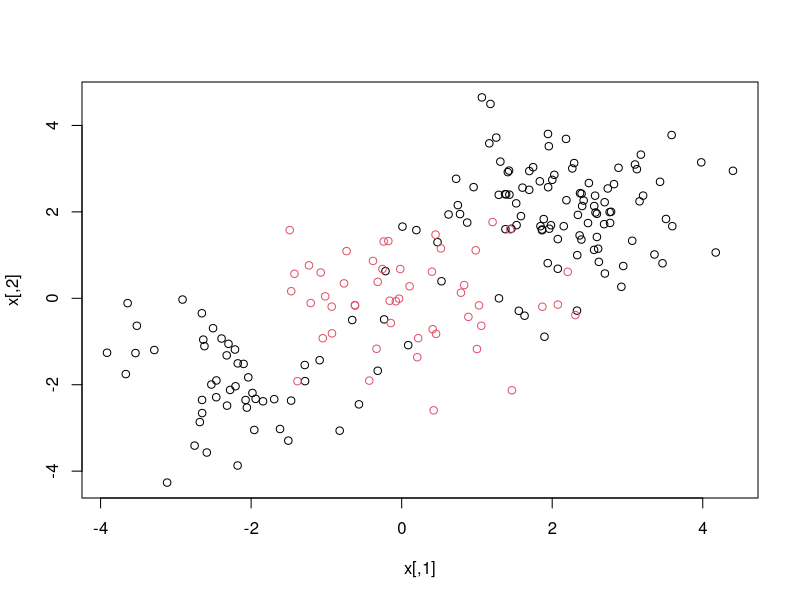
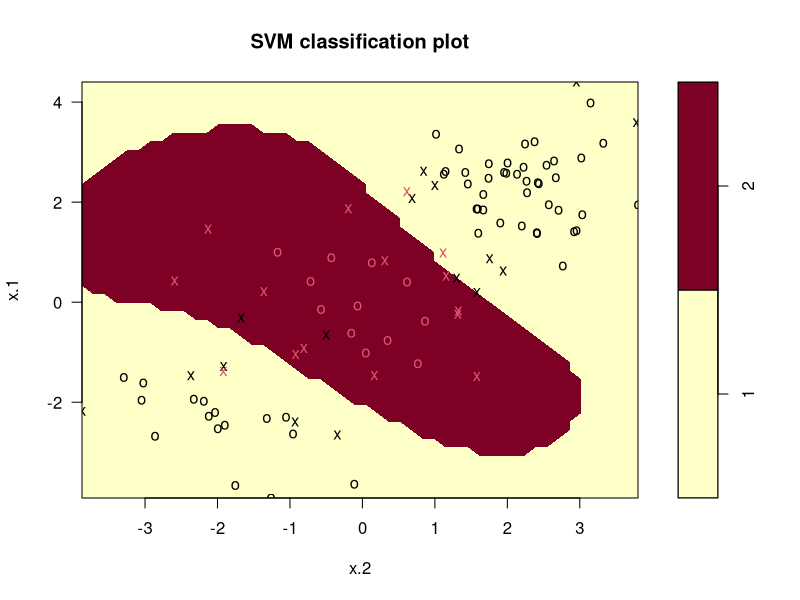
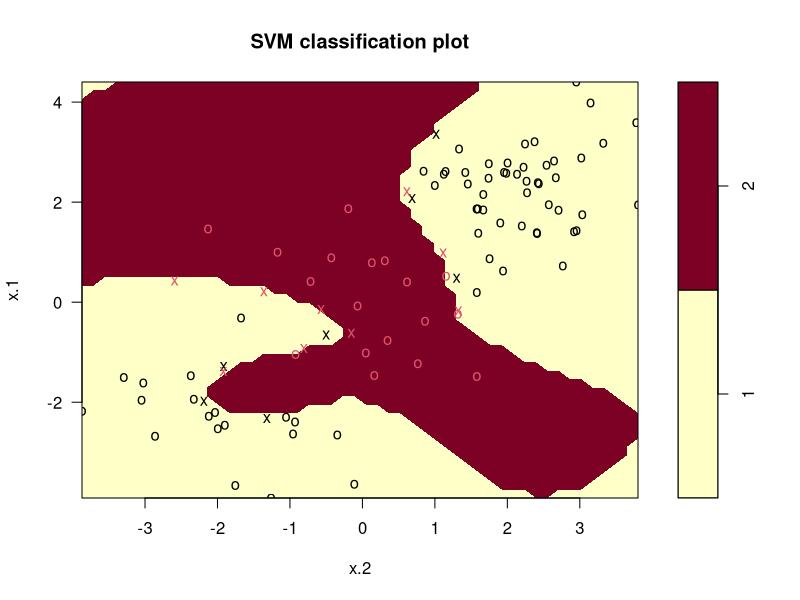
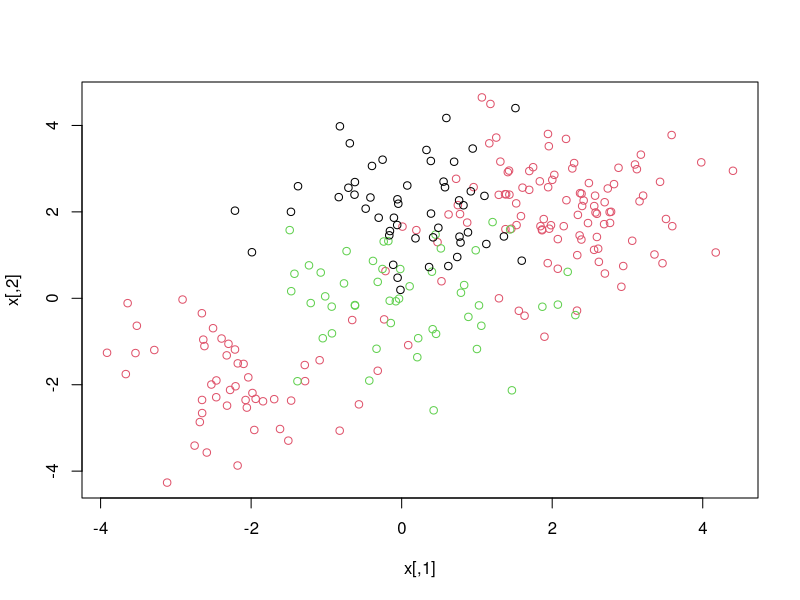
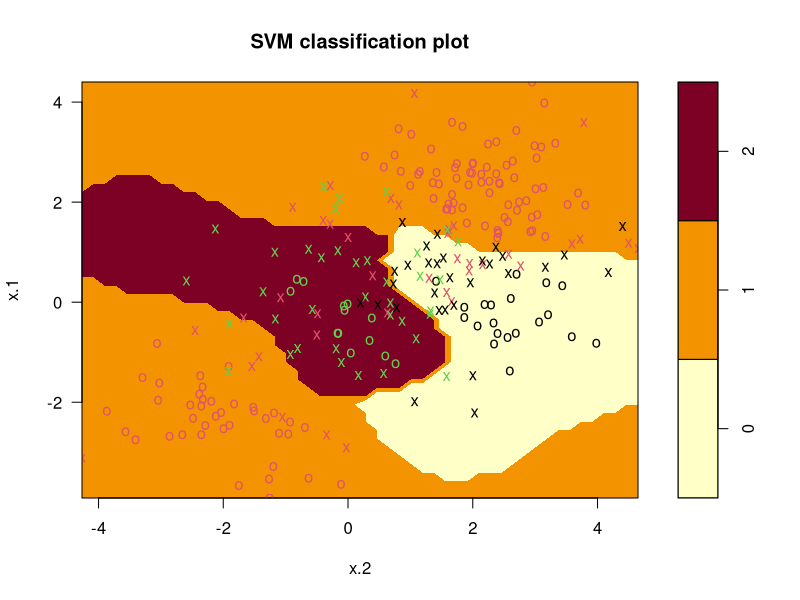
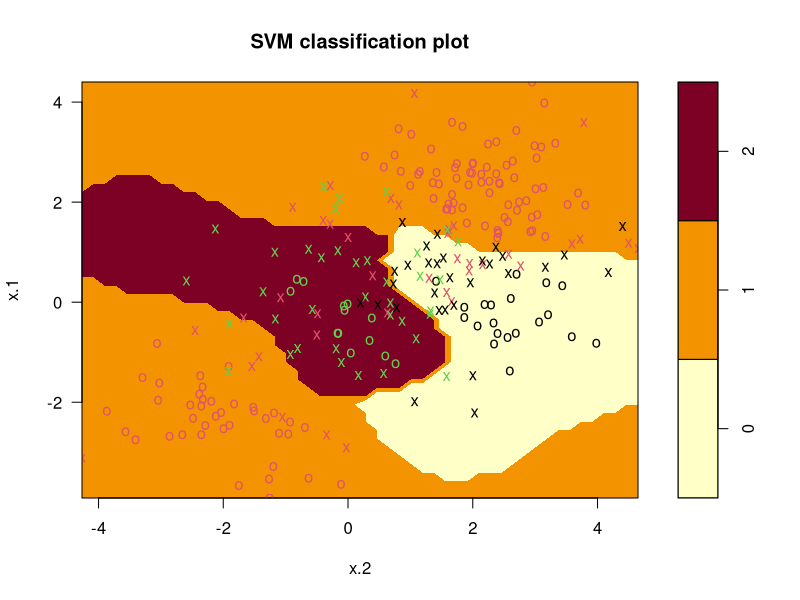
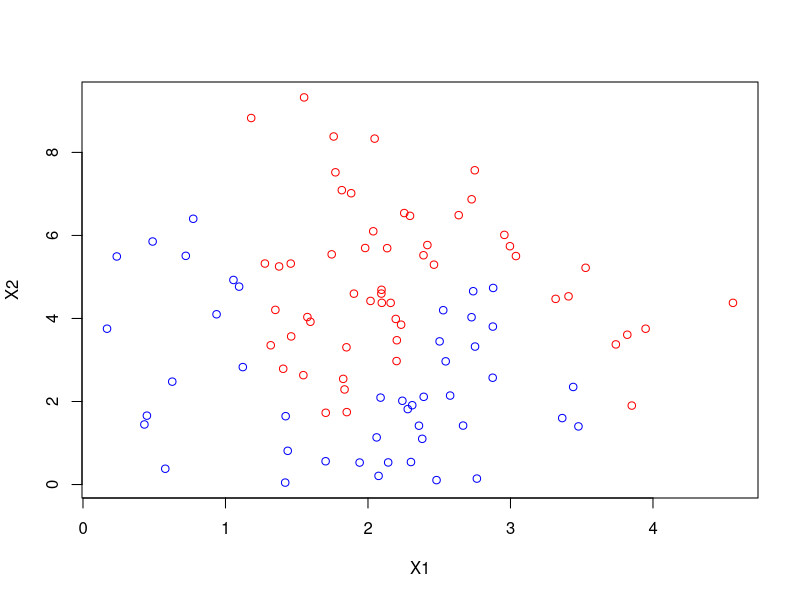
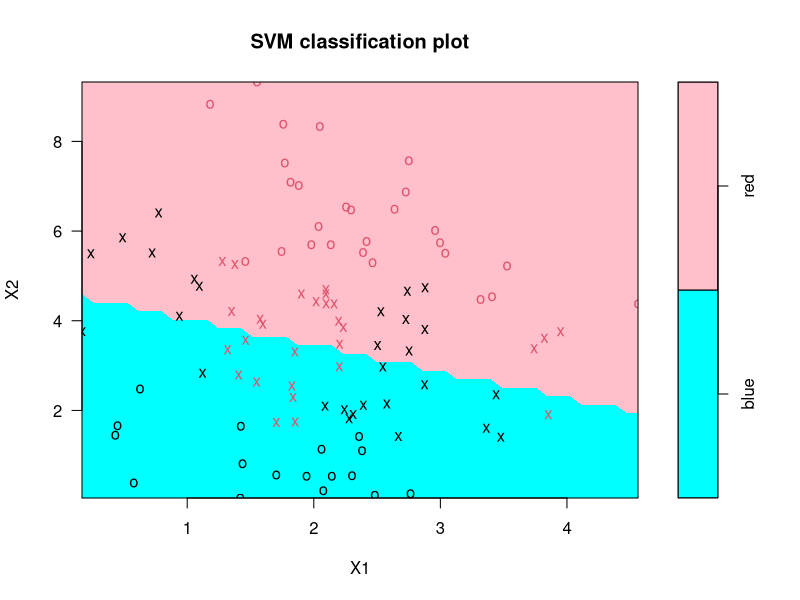

These charts were generated, in order, by the following R code: (Note: this script raises an error after producing the figures.)
## ---- chunk 1
rm(list=ls())
## ---- chunk 2
knitr::opts_chunk$set(echo = TRUE)
## ---- chunk 3
library(e1071)
## ---- chunk 4
set.seed (1)
x=matrix(rnorm (200*2) , ncol =2)
x[1:100,]=x[1:100,]+2
x[101:150,]= x[101:150,] -2
y=c(rep(1 ,150),rep(2 ,50))
dat=data.frame(x=x,y=as.factor (y))
## ---- chunk 5
plot(x, col=y)
## ---- chunk 6
train=sample (200 ,100)
svmfit=svm(y~., data=dat [train ,], kernel ="radial", gamma=1, cost=1)
## ---- chunk 7
plot(svmfit , dat[train ,])
## ---- chunk 8
summary(svmfit)
## ---- chunk 9
svmfit= svm(y~., data=dat [train ,], kernel ="radial",gamma =1,
cost=1e5)
plot(svmfit ,dat [train ,])
## ---- chunk 10
set.seed(1)

tune.out=tune(svm , y~., data=dat[train ,], kernel ="radial",
ranges =list(cost=c(0.1 ,1 ,10 ,100 ,1000),
gamma=c(0.5,1,2,3,4)))

summary (tune.out)
## ---- chunk 11
table(true=dat[-train ,"y"], pred=predict (tune.out$best.model ,
newdata =dat[-train ,]))
## ---- chunk 12
library(ROCR)
library(gplots)
## ---- chunk 13
rocplot = function(pred , truth , ...){
predob = prediction (pred , truth)
perf = performance (predob , "tpr ", "fpr ")
plot(perf ,...)}
## ---- chunk 14
svmfit.opt= svm(y~., data=dat[train ,], kernel ="radial", gamma =2, cost=1, decision.values=TRUE)

fitted= attributes(predict(svmfit.opt ,dat[train ,], decision.values=TRUE))$decision.values
## ---- chunk 15
par(mfrow = c(1,2))
# rocplot(fitted, dat[train, "y"], main = "Training Data")

## ---- chunk 16
svmfit.flex=svm (y~., data=dat[train ,], kernel ="radial",
gamma =50, cost=1, decision.values =T)

fitted=attributes(predict(svmfit.flex ,dat[train ,], decision.values =T))$decision.values

# rocplot (fitted ,dat [train ,"y"], add =T,col ="red ")
## ---- chunk 17
fitted=attributes(predict(svmfit.opt ,dat[-train ,], decision.values =T))$decision.values

# rocplot (fitted ,dat [-train ,"y"], main ="Test Data")

fitted =attributes(predict(svmfit.flex ,dat[-train ,], decision.values=T))$decision.values

# rocplot (fitted ,dat [-train ,"y"], add=T,col =" red ")
## ---- chunk 18
# rm(list=ls())
## ---- chunk 19
library(e1071)

set.seed(1)
x=rbind(x, matrix(rnorm (50*2) , ncol=2))
y=c(y, rep(0,50))
x[y==0,2]= x[y==0 ,2]+2
dat=data.frame(x=x, y=as.factor(y))
par(mfrow=c(1,1))
plot(x,col=(y+1))

svmfit=svm(y~., data=dat , kernel ="radial", cost=10, gamma =1)
plot(svmfit , dat)
## ---- chunk 20
svmfit=svm(y~., data=dat , kernel ="radial", cost=10, gamma =1)
plot(svmfit , dat)
## ---- chunk 21
set.seed(2020)
X <- data.frame(X1 = abs(rnorm(100, 2, 0.8)), X2 = abs(rnorm(100, 4, 2)))

# nonlinear decision boundary

class <-  ifelse(-9/2*(X[,1] - 3/2)*(X[,1] - 2)*(X[,1] - 3.5)+2 - X[2] > 0, 'blue', 'red')  # Yl-Yp > 0 => Point lies above the line

plot(X, xlab='X1', ylab='X2', col = class)

## ---- chunk 22
library(e1071)
svm.linear <- svm(class ~., data = data.frame(X, class = as.factor(class)), kernel = 'linear')
summary(svm.linear)

## ---- chunk 23

plot(svm.linear, data = data.frame(X, class = as.factor(class)), X2~X1, col=c('cyan','pink'))


## ---- chunk 24

svm.linear.pred <- predict(svm.linear, X, type='response')
table(class, svm.linear.pred)

## ---- chunk 25
set.seed(2020)
svm.linear.tune=tune(method = svm, class~., data = data.frame(X, class = as.factor(class)),
                     kernel = "linear", ranges=list(cost=c(0.001, 0.01, 0.1, 1,5,10,100)))
svm.linear.tune

## ---- chunk 26

svm.linear.tune$best.model

## ---- chunk 27

plot(svm.linear.tune$best.model, data = data.frame(X, class = as.factor(class)), X2~X1, col=c('cyan','pink'))

## ---- chunk 28

svm.linear.pred = predict(svm.linear.tune$best.model, X, type=response)
table(class, svm.linear.pred)

## ---- chunk 29

svm.poly <- svm(class ~., data = data.frame(X, class = as.factor(class)), kernel = 'polynomial')
summary(svm.poly) 

## ---- chunk 30

plot(svm.poly, data = data.frame(X, class = as.factor(class)), X2~X1, col=c('cyan','pink'))

## ---- chunk 31

svm.poly.pred <- predict(svm.poly, X, type='response')
table(class, svm.poly.pred)

## ---- chunk 32

set.seed(2020)
svm.poly.tune=tune(method = svm, class ~., data = data.frame(X, class = as.factor(class)),
                   kernel = "polynomial", ranges = list(cost = c(0.01, 0.1, 1, 5, 10, 100)))

svm.poly.tune


## ---- chunk 33

svm.poly.tune$best.model

## ---- chunk 34

plot(svm.poly.tune$best.model, data = data.frame(X, class = as.factor(class)), X2~X1, col=c('cyan','pink'))

## ---- chunk 35

svm.poly.pred.best <- predict(svm.poly.tune$best.model, X, type=response)
table(class, svm.poly.pred.best)

## ---- chunk 36

svm.radial <- svm(class ~., data = data.frame(X, class = as.factor(class)), kernel = 'radial')
summary(svm.radial) 

## ---- chunk 37

plot(svm.radial, data = data.frame(X, class = as.factor(class)), X2~X1, col=c('cyan','pink'))

## ---- chunk 38

svm.radial.pred <- predict(svm.radial, X, type='response')
table(class, svm.radial.pred)

## ---- chunk 39

set.seed(2020)
svm.radial.tune=tune(method = svm, class ~., data = data.frame(X, class = as.factor(class)),
                   kernel = 'radial', ranges=list(cost=c(0.1, 1, 10, 100, 1000)))

svm.radial.tune


## ---- chunk 40

svm.radial.tune$best.model

## ---- chunk 41

plot(svm.radial.tune$best.model, data = data.frame(X, class = as.factor(class)), X2~X1, col=c('cyan','pink'))

## ---- chunk 42

svm.radial.pred.best = predict(svm.radial.tune$best.model, X, type=response)
table(class, svm.radial.pred.best)
